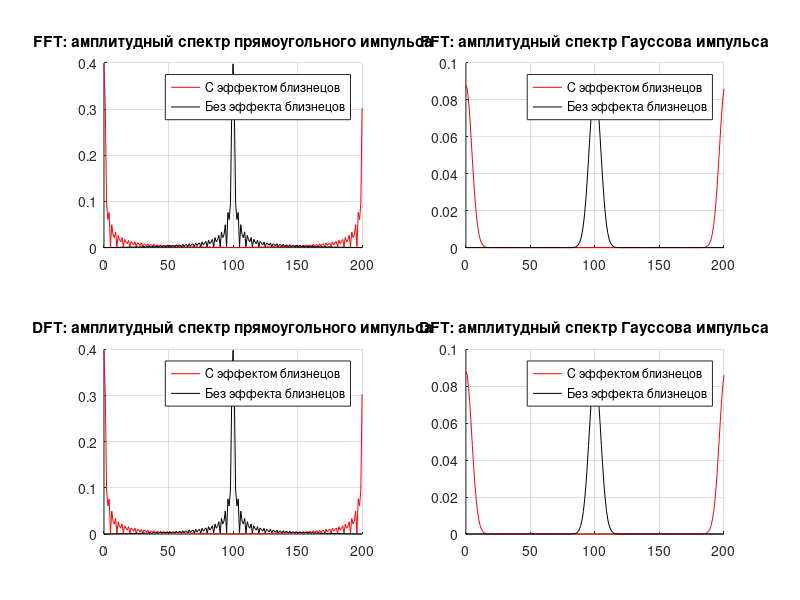

Here is the MATLAB script that generated this plot:
function main()
% Исходные параметры
tt = 2.0;
sigma = 0.5;
mult = 5;
t = -mult:0.05:mult;

% Импульсные функции
x1 = zeros(size(t));
x1(abs(t) - tt < 0) = 1;
x1(abs(t) == tt) = 0.5;
x2 = exp(-(t/sigma).^2);

% FFT
tic();
yx1 = fft(x1);
toc();
yx2 = fft(x2);

yg1 = fftshift(yx1);
yg2 = fftshift(yx2);

% DFT
tic();
zx1 = dft(x1);
toc();
zx2 = dft(x2);

zg1 = fftshift(zx1);
zg2 = fftshift(zx2);

M = 0:length(t)-1;

figure;

subplot(2,2,1);
title('FFT: амплитудный спектр прямоугольного импульса');
hold on;
grid on;
plot(M, abs(yx1)/length(M), 'r');
plot(M, abs(yg1)/length(M),'k');
legend('С эффектом близнецов', 'Без эффекта близнецов');

subplot(2,2,2);
title('FFT: амплитудный спектр Гауссова импульса');
hold on;
grid on;
plot(M, abs(yx2)/length(M), 'r');
plot(M, abs(yg2)/length(M), 'k');
legend('С эффектом близнецов', 'Без эффекта близнецов');

subplot(2,2,3);
title('DFT: амплитудный спектр прямоугольного импульса');
hold on;
grid on;
plot(M, abs(zx1)/length(M), 'r');
plot(M, abs(zg1)/length(M), 'k');
legend('С эффектом близнецов', 'Без эффекта близнецов');

subplot(2,2,4);
title('DFT: амплитудный спектр Гауссова импульса');
hold on;
grid on;
plot(M, abs(zx2)/length(M), 'r');
wait = plot(M, abs(zg2)/length(M), 'k');
legend('С эффектом близнецов', 'Без эффекта близнецов');

waitfor(wait);
end

% Дискретное преобразование Фурье
function y = dft(x)
a = 0:length(x)-1;
b = -2 * pi * sqrt(-1) * a / length(x);
for i = 1:length(a)
    a(i) = 0;
    for j = 1:length(x)
        a(i) = a(i) + x(j) * exp(b(i) * j);
    end
end
y = a;
end